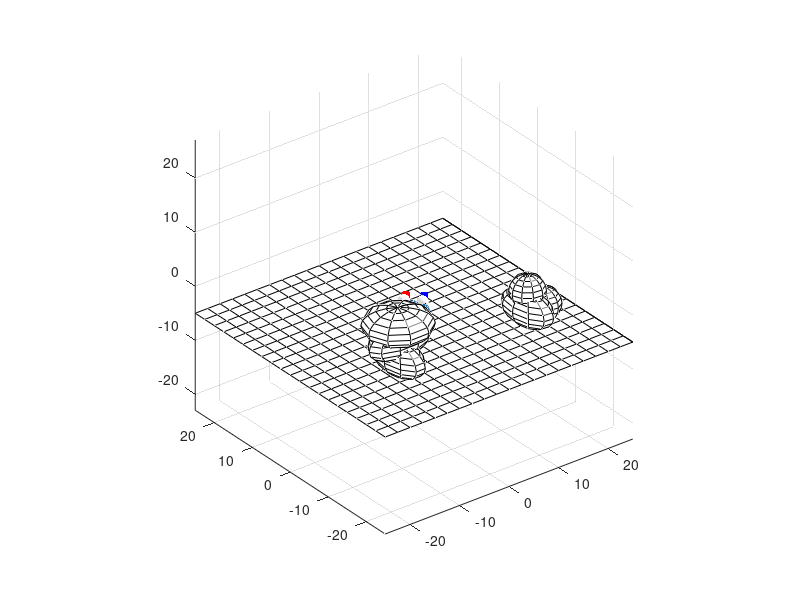

Recreate this plot in MATLAB. (Note: this script raises an error after producing the figure.)
function DEMO_GenerativeModelsActiveVision
% This demo is associated with the paper 'Generative models for active
% vision' (Parr, Sajid, Da Costa, Mirza, and Friston). It sets out the
% series of steps that could be used by the brain's implicit generative
% model to predict a retinal image. The idea is that each of these
% processes may be seen as factors in a probabilistic generative model that
% could in principle be inverted to recover the message passing in the
% visual system.

% Initialisation
%--------------------------------------------------------------------------
rng default  % For reproducibility

% Priors
%--------------------------------------------------------------------------
% These are categorical distributions over some of the key variables in the
% model. Here, we factorise priors over eye direction into two spatial
% scales, similar to the approach used in Parr and Friston, 2018
% (PMID 29190328) to model visual neglect.

D1 = [0 1 0]';           % Priors over rooms
D2 = [0 1 0 0 0 0 0 0]'; % Priors over heading direction
D3 = [0 1 0 0]';         % Priors over eye direction (course scale)
D4 = [0 0 1 0]';         % Priors over eye direction (fine scale)
D5 = [1 0 0 0 0]';       % Prior over head location

% THE WHAT PATHWAY
%==========================================================================
% Alternative rooms
%--------------------------------------------------------------------------
% Rooms defined as having 2 objects (each of which is chosen from 2
% possible objects) in 2 locations (out of four possibilities).

R{1} = [0 0 2 1]; % Room 1
R{2} = [0 2 0 1]; % Room 2
R{3} = [0 2 2 0]; % Room 3

% Likelihood (of object being in view)
%--------------------------------------------------------------------------
% This is not strictly necessary for what follows, but eliminates surfaces
% that a priori are not in view, based upon the discrete variables above.
% This confers a slight improvement in the speed with which the model may
% be evaluated.

for f1 = 1:length(D1)
    for f2 = 1:length(D2)
        for f3 = 1:length(D3)
            for f4 = 1:length(D4)
                for f5 = 1:length(D5)
                    A1(1,f1,f2,f3,f4,f5) = 1;
                    A2(1,f1,f2,f3,f4,f5) = 1;
                    if find(R{f1},1) == 1
                        if f2 == 1 || f2 == 2 || f2 == 3
                            A1(2,f1,f2,f3,f4,f5) = 1;
                        end
                    elseif find(R{f1},1) == 2
                        if f2 == 1 || f2 == 8 || f2 == 9
                            A1(2,f1,f2,f3,f4,f5) = 1;
                        end
                    elseif find(R{f1},1) == 3
                        if f2 == 5 || f2 == 6 || f2 == 7
                            A1(2,f1,f2,f3,f4,f5) = 1;
                        end
                    end
                    if find(R{f1},1,'last') == 2
                        if f2 == 1 || f2 == 8 || f2 == 9
                            A2(2,f1,f2,f3,f4,f5) = 1;
                        end
                    elseif find(R{f1},1,'last') == 3
                        if f2 == 3 || f2 == 4 || f2 == 5
                            A2(2,f1,f2,f3,f4,f5) = 1;
                        end
                    elseif find(R{f1},1,'last') == 4
                        if f2 == 5 || f2 == 6 || f2 == 7
                            A2(2,f1,f2,f3,f4,f5) = 1;
                        end
                    end    
                end
            end
        end
    end
end

% Sample objects and locations from room
%--------------------------------------------------------------------------
% This generates a matrix OL whose first row indexes identities, and whose
% second row indexes locations.

r  = find(rand < cumsum(D1),1); % Sample from prior
OL = [R{r}(R{r}>0);find(R{r})]; % Specify objects and their locations

A1 = A1(:,r,:,:,:,:);
A2 = A2(:,r,:,:,:,:);

% Define the 2 objects in terms of their constituent parts (assumed
% spherical)
%--------------------------------------------------------------------------
% Here we collate the surfaces of objects defined by sampling from the
% above priors. Each object is defined in terms of a collection of spheres
% that each undergo affine transformations. The collection of spheres
% comprising an object then undergo similar transformations, placing them
% in the room.

T   = [ 13, 13,0;   % Possible translations (rows)
        13,-13,0;
       -13, 13,0;
       -13,-13,0];
XYZ = {};           % Surfaces in scene

% Loop through objects
%--------------------------------------------------------------------------
% Here we loop through the objects identified above, and find their
% constituent surfaces in mesh form.

for i = 1:size(OL,2)
    xyz = gmav_object(OL(1,i));   % Get surfaces of objects
    Q = randn(3,1)/16;            % Rotation
    S = randn(3,1)/16 + 3;        % Scaling
    for j = 1:size(xyz,1)
        [X,Y,Z] = gmav_rotate_scale_translate(Q,S,T(OL(2,i),:)',xyz{j,1},xyz{j,2},xyz{j,3});
        XYZ = [XYZ; {X,Y,Z}];
    end
end

% Add Ground
%--------------------------------------------------------------------------
[Xg, Yg] = meshgrid(-25:2.5:25,-25:2.5:25);
Xg = [Xg Xg(:,end)];
Yg = [Yg Yg(:,end)];
Zg       = -5*ones(size(Xg));

XYZ = [XYZ;{Xg,Yg,Zg}];

% Plot mesh of complete scene
%--------------------------------------------------------------------------
% This displays the surfaces of the scene. We can see everything we have
% done so far as part of the ventral visual pathway, concerned with what is
% in our environment. The next step will be to establish the position of
% the retina in space, which calls upon the dorsal visual pathway, and
% those parts of the brain involved in spatial cognition.

figure('Name','Mesh','Color','w'), clf
for k = 1:size(XYZ,1)
    mesh(XYZ{k,1},XYZ{k,2},XYZ{k,3},'EdgeColor','k'), axis equal, hold on
end

% THE WHERE PATHWAY
%==========================================================================
% Retinal location
%--------------------------------------------------------------------------
% This depends upon 3 things: the location in space (allocentric), the
% direction the head is pointing (allocentric), and the angle of the eyes
% in the head (egocentric)

% 1. Sample head location
%--------------------------------------------------------------------------
r  = find(rand < cumsum(D5),1); % Sample from prior
L = [ 0, 0,1/2;                 % Head locations
      5, 5,1/2;
      5,-5,1/2;
     -5, 5,1/2;
     -5,-5,1/2];
L = L(r,:);

A1 = A1(:,:,:,:,:,r);
A2 = A2(:,:,:,:,:,r);

% 2. Sample head direction
%--------------------------------------------------------------------------
r  = find(rand < cumsum(D2),1); % Sample from prior
H = [(r-1)*pi/4,0];             % Allocentric heading direction

A1 = A1(:,:,r,:,:);
A2 = A2(:,:,r,:,:);

% 3. Sample eye direction
%--------------------------------------------------------------------------
% This involves sampling from both the coarse and fine scale, and
% accounting for convergence of the eyes. 

% 3a. Sample from coarse scale
%--------------------------------------------------------------------------
r  = find(rand < cumsum(D3),1); % Sample from prior
Ec = [];
for i = 1:2
    for j = 1:2
        Ec(end+1,:) = [-pi/16 + (i-1)*pi/8,-pi/16 + (j-1)*pi/8];
    end
end
Ec = Ec(r,:);
A1 = A1(:,:,:,r,:);
A2 = A2(:,:,:,r,:);

E  = [];
for i = 1:2
    for j = 1:2
        E(end+1,:) = Ec + [-pi/32 + (i-1)*pi/16,-pi/16 + (j-1)*pi/32];
    end
end

% 3b. Sample from fine scale
%--------------------------------------------------------------------------
r  = find(rand < cumsum(D4),1);             % Sample from prior
E  = [E(r,:)+[-0.01,0];E(r,:)+[+0.01,0]];   % Adjust for convergence

A1 = A1(:,:,:,:,r);
A2 = A2(:,:,:,:,r);

% Construct retina
%--------------------------------------------------------------------------
% With the above information available, we can now construct a retinal
% array--i.e., an array of cells (or groups of cells) associated with light
% hitting the lens at different angles.

% Constants
%--------------------------------------------------------------------------
f = pi/128;     % foveal field of view
ds = 1.5;       % Spacing between eyes

% Construct and plot retina
%--------------------------------------------------------------------------
% Here, we construct our array of cells, projected out through the lens. We
% then add these to the figure, placing the retina and the surfaces in the
% same space. In addition, we plot the eyes, and a circle representing the
% head position, for ease of visualisation.

V  = gmav_retinal_array(L,H,E,f/2,65,ds); 
plot3(V.L(:,:,1),V.L(:,:,2),V.L(:,:,3),'.r'), hold on
plot3(V.R(:,:,1),V.R(:,:,2),V.R(:,:,3),'.b')
gmav_plot_eyes([E(1,:),0],[E(2,:),0],H(1),L,ds);
axis equal

% THE RETINOCORTICAL PATHWAY
%==========================================================================
% This section computes the image expected on the retina, given the retinal
% location and surfaces sampled above.

% Visual field defects
%==========================================================================
% This section of code (commented out) omits all surfaces on one side of
% egocentric space, illustrating the consequences of a disconnection
% between the visual cortex (representing surfaces) and the retina, while
% still in the space of surfaces (i.e., on the visual cortical side of the
% decussation at the chiasm). This results in a homonymous hemianopia.
%
%--------------------------------------------------------------------------
% for i = 1:size(XYZ,1)
%     for j = 1:size(XYZ{i,1},1)
%         for k = 1:size(XYZ{i,1},2)
%             v = [XYZ{i,1}(j,k),XYZ{i,2}(j,k),XYZ{i,3}(j,k)] - L;
%             v = v/sqrt(v*v');
%             if v(1:2)*[cos(mean(E(:,1))+H(1)+pi/2);sin(mean(E(:,1))+H(1)+pi/2)] < 0, K(i,j,k) = 1; end
%         end
%     end
% end
%==========================================================================

tic

% Light source direction
%--------------------------------------------------------------------------
LS = [3*pi/2,-pi/2];

% Iterate over surfaces (starting from each retinal cell)
%--------------------------------------------------------------------------
Lr  = 32;                                 % length of vectors shown from retinal array (for plotting)
I.L = zeros(size(V.L,1),size(V.L,2));     % activation of cells in left retina
I.R = zeros(size(V.R,1),size(V.R,2));     % activation of cells in left retina

for c1 = 1:size(V.L,1)      % iterate along columns of cells in retina
    for c2 = 1:size(V.L,2)  % iterate along rows of cells in retina
        
        % Left retina
        %------------------------------------------------------------------
        x = [V.L(c1,c2,1),V.L(c1,c2,2),V.L(c1,c2,3)];
        n = x - [L(1) + ds*cos(H(1)+pi/2), L(2) + ds*sin(H(1)+pi/2), L(3)]; % Retinal cell location minus lens location
        n = n/sqrt(n*n');
        if c1 == 1 || c1 == size(V.L,1)
            if c2 == 1 || c2 == size(V.L,2)
                plot3([x(1),x(1) + Lr*n(1)],[x(2),x(2) + Lr*n(2)],[x(3),x(3) + Lr*n(3)],'r'), hold on
            end
        end
        if A1(2) > 0 && A2(2) > 0
            r = gmav_find_surface(x,n,XYZ);
            try, if K(r(1),r(2),r(3)), r = [];end, end
            I.L(c1,c2) = gmav_apply_lighting(r,n,XYZ,LS,0.5,1,2);
        elseif A1(2) > 0
            try, J = cat(1,K(1:3,:,:),K(end,:,:));, end
            r = gmav_find_surface(x,n,[XYZ(1:3,:);XYZ(end,:)]);
            try, if J(r(1),r(2),r(3)), r = [];end, end
            I.L(c1,c2) = gmav_apply_lighting(r,n,[XYZ(1:3,:);XYZ(end,:)],LS,0.5,1,2);
        elseif A2(2) > 0
            try, J = cat(1,K(4:6,:,:),K(end,:,:)); end
            r = gmav_find_surface(x,n,[XYZ(4:6,:);XYZ(end,:)]);
            try, if J(r(1),r(2),r(3)), r = [];end, end
            I.L(c1,c2) = gmav_apply_lighting(r,n,[XYZ(4:6,:);XYZ(end,:)],LS,0.5,1,2);
        else
            try, J = K(end,:,:); end
            r = gmav_find_surface(x,n,XYZ(end,:));
            try, if J(r(1),r(2),r(3)), r = [];end, end
            I.L(c1,c2) = gmav_apply_lighting(r,n,XYZ(end,:),LS,0.5,1,2);
        end
        
        % Right retina
        %------------------------------------------------------------------
        x = [V.R(c1,c2,1),V.R(c1,c2,2),V.R(c1,c2,3)];
        n = x - [L(1) - ds*cos(H(1)+pi/2), L(2) - ds*sin(H(1)+pi/2), L(3)]; % Retinal cell location minus lens location
        n = n/sqrt(n*n');
        if c1 == 1 || c1 == size(V.L,1)
            if c2 == 1 || c2 == size(V.L,2)
                plot3([x(1),x(1) + Lr*n(1)],[x(2),x(2) + Lr*n(2)],[x(3),x(3) + Lr*n(3)],'b'), hold on
            end
        end
        if A1(2) > 0 && A2(2) > 0
            r = gmav_find_surface(x,n,XYZ);
            try, if K(r(1),r(2),r(3)), r = [];end, end
            I.R(c1,c2) = gmav_apply_lighting(r,n,XYZ,LS,0.5,1,2);
        elseif A1(2) > 0
            try, J = cat(1,K(1:3,:,:),K(end,:,:)); end
            r = gmav_find_surface(x,n,[XYZ(1:3,:);XYZ(end,:)]);
            try, if J(r(1),r(2),r(3)), r = [];end, end
            I.R(c1,c2) = gmav_apply_lighting(r,n,[XYZ(1:3,:);XYZ(end,:)],LS,0.5,1,2);
        elseif A2(2) > 0
            try, J = cat(1,K(4:6,:,:),K(end,:,:)); end
            r = gmav_find_surface(x,n,[XYZ(4:6,:);XYZ(end,:)]);
            try, if J(r(1),r(2),r(3)), r = [];end, end
            I.R(c1,c2) = gmav_apply_lighting(r,n,[XYZ(4:6,:);XYZ(end,:)],LS,0.5,1,2);
        else
            try, J = K(end,:,:); end
            r = gmav_find_surface(x,n,XYZ(end,:));
            try, if J(r(1),r(2),r(3)), r = [];end, end
            I.R(c1,c2) = gmav_apply_lighting(r,n,XYZ(end,:),LS,0.5,1,2);
        end
    end
end

% Discrete cosine transforms
%--------------------------------------------------------------------------
DCT = dctmtx(size(I.R,1));
DR  = DCT*I.R*DCT';
DL  = DCT*I.L*DCT';

% Attenuate high frequency components
%--------------------------------------------------------------------------
[U1, U2] = meshgrid(1:size(DR,1),1:size(DR,2));    % Array coordinates
U3       = exp( - ((U1-1).^2 + (U2-1).^2)/256);    % Gaussian centred on low frequencies

DR = DR.*U3;
DL = DL.*U3;

% Inverse discrete cosine transform
%--------------------------------------------------------------------------
I.L = DCT'*DL*DCT;
I.R = DCT'*DR*DCT;

toc

% Plot retinal images
%--------------------------------------------------------------------------
% This shows the result of the generative process above, presenting the
% retinal images (inverted across the horizontal and vertical axes)
% anticipated under a given combination of the variables outlined above.

figure('Name','Retinal array','Color','w'), clf
subplot(1,2,1)
imagesc(I.L), axis square, title('Left retina')
colormap gray, caxis([0 max(max(max(I.L)),max(max(I.R)))]);
subplot(1,2,2)
imagesc(I.R), axis square, title('Right retina')
colormap gray, caxis([0 max(max(max(I.L)),max(max(I.R)))]);

% EYE MOVEMENTS AND THE OCULOMOTOR BRAINSTEM
%==========================================================================
% Finally, we briefly illustrate the generation of proprioceptive data we
% would anticipate on moving from one fixation location to the next. This
% represents the model employed by the oculomotor brainstem.

% Change priors to reflect new anticipated fixation location
%--------------------------------------------------------------------------
D3 = [0 0 1 0];
D4 = [1 0 0 0];

% Save previous fixation location, and sample new location
%--------------------------------------------------------------------------
E1 = mean(E);
r  = find(rand < cumsum(D3),1); % Sample from prior
Ec = [];
for i = 1:2
    for j = 1:2
        Ec(end+1,:) = [-pi/16 + (i-1)*pi/8,-pi/16 + (j-1)*pi/8];
    end
end
Ec = Ec(r,:);
E2  = [];
for i = 1:2
    for j = 1:2
        E2(end+1,:) = Ec + [-pi/32 + (i-1)*pi/16,-pi/16 + (j-1)*pi/32];
    end
end
r  = find(rand < cumsum(D4),1); % Sample from prior
E2  = E2(r,:);

% Equations of motion
%--------------------------------------------------------------------------
% These equations are based upon Newton's second law applied to rotational
% forces.

% First temporal derivative (ode)
%--------------------------------------------------------------------------
f = @(x) [x(3)...
          x(4)...
          E2(1) - x(1) - 2*x(3)...
          E2(2) - x(2) - 2*x(4)]';

% Jacobian of f(x)
%--------------------------------------------------------------------------
J = [0 0  1  0;
     0 0  0  1;
     1 0 -2  0;
     0 1  0 -2];

% Initialise at previous fixation and set integration timestep
%--------------------------------------------------------------------------
x  = [E1 0 0]';
dt = exp(-2);

% Numerically integrate (using matrix exponentials as in (Ozaki 1992))
%--------------------------------------------------------------------------
for t = 1:64
    dx = J\(expm(J*dt)-eye(4))*f(x(:,end));
    x(:,end+1)  = x(:,end) + dx + randn(4,1)/512; % Add small amplitude fluctuations
end

% Plot timecourse of hidden states (oculomotor angles and velocities)
%--------------------------------------------------------------------------
figure('Name','Occulomotion (hidden states)','Color','w'), clf
subplot(1,2,1), subplot(2,1,1), plot(x(1:2,:)'),subplot(2,1,2), plot(x(3:4,:)')

% Define expected value of proprioceptive data, as function of hidden
% states
%--------------------------------------------------------------------------
g = @(x) [x(1,:) - 0.01;
          x(2,:);
          x(1,:) + 0.01;
          x(2,:);
          x(3,:);
          x(4,:);
          x(3,:);
          x(4,:)];
      
% Plot anticipated proprioceptive data
%--------------------------------------------------------------------------
figure('Name','Occulomotion (hidden states)','Color','w'), clf
subplot(2,1,1), plot(g(x)' + randn(size(g(x)'))/512)

end

function [x,y,z] = gmav_rotate_scale_translate(Q,S,T,X,Y,Z)
% This routine applies the rotation (Q), scaling (S), and translation (T)
% transforms to the surfaces given by the X, Y, and Z coordinates.
%--------------------------------------------------------------------------

% Initialise
%--------------------------------------------------------------------------
Qx       = Q(1);
Qy       = Q(2);
Qz       = Q(3);
S        = diag(S);
A(:,:,1) = X;
A(:,:,2) = Y;
A(:,:,3) = Z;
A        = permute(A,[3,1,2]);

% Rotation matrices
%--------------------------------------------------------------------------
Rx = [1 0 0; 0 cos(Qx) -sin(Qx); 0 sin(Qx) cos(Qx)];
Ry = [cos(Qy) 0 sin(Qy); 0 1 0; -sin(Qy) 0 cos(Qy)];
Rz = [cos(Qz) -sin(Qz) 0; sin(Qz) cos(Qz) 0; 0 0 1];

R = Rx*Ry*Rz;

% Iterate through coordinates and apply transforms
%--------------------------------------------------------------------------
for i = 1:size(A,2)
    for j = 1:size(A,3)
        A(:,i,j) = R*S*A(:,i,j) + T;
    end
end

% Return in x,y,z format
%--------------------------------------------------------------------------
A = permute(A,[2,3,1]);
x = A(:,:,1);
y = A(:,:,2);
z = A(:,:,3);

end

function V = gmav_retinal_array(L,H,E,f,N,ds)
% Generate an array for each retina, based upon head location (L), head
% direction (H), eye direction (E), field of view (f), the desired number
% of cells in a row and column (N), and the spacing between the eyes (ds).
%--------------------------------------------------------------------------

% Location of each lens given by head location plus ds in directions
% orthogonal to head direction
%--------------------------------------------------------------------------
LL =    ds*[cos(H(1)+pi/2),sin(H(1)+pi/2),0]; % left lens
LR =  - ds*[cos(H(1)+pi/2),sin(H(1)+pi/2),0]; % right lens

% Centre of virtual retina (accounting for lens) is projection on to angle
% of line of sight
%--------------------------------------------------------------------------
V0 = [cos(E(:,1) + H(1)).*cos(E(:,2) + H(2)),...
      sin(E(:,1) + H(1)).*cos(E(:,2) + H(2)),...
      sin(E(:,1) + H(1)).*sin(E(:,2) + H(2))] + [L+LL;L+LR] ;

% Create evenly spaced array
%--------------------------------------------------------------------------
Vx         = zeros(N,N);
Nh         = (N-1)/2;
[Vy,Vz]    = meshgrid(-Nh:Nh,-Nh:Nh);
V.L(:,:,1) = Vx*tan(f);
V.L(:,:,2) = Vy*tan(f);
V.L(:,:,3) = Vz*tan(f);
V.R        = V.L;

% Apply rotations and translation (according to V0)
%--------------------------------------------------------------------------
V.L = permute(V.L,[3,1,2]);
V.R = permute(V.R,[3,1,2]);

% Rotation matrices
%--------------------------------------------------------------------------
for k = 1:2
    Ry = [cos(E(k,2) + H(2)) 0 sin(E(k,2) + H(2)); 0 1 0; -sin(E(k,2) + H(2)) 0 cos(E(k,2) + H(2))]; % Around y axis
    Rz = [cos(E(k,1) + H(1)) -sin(E(k,1) + H(1)) 0; sin(E(k,1) + H(1)) cos(E(k,1) + H(1)) 0; 0 0 1]; % Around z axis
    R{k} = Rz*Ry;
end

% Apply affine transforms to retinal array
%--------------------------------------------------------------------------
for i = 1:size(V.L,2)
    for j = 1:size(V.L,3)
        V.L(:,i,j) = R{1}*(V.L(:,i,j)) + V0(1,:)';
        V.R(:,i,j) = R{2}*(V.R(:,i,j)) + V0(2,:)';
    end
end

% Return V.L and V.R
%--------------------------------------------------------------------------
V.L = permute(V.L,[2,3,1]);
V.R = permute(V.R,[2,3,1]);

end

function r = gmav_find_surface(x,n,XYZ)
% This function finds the surface first encountered by a line originating
% at the lens, passing through a virtual retinal cell (x) and continuing in
% the direction n.
%--------------------------------------------------------------------------
r = [];
for ob = 1:size(XYZ,1)                  % iterate through objects
    for s1 = 1:size(XYZ{ob,1},1)-1      % iterate through surfaces along 1st dimension
        for s2 = 1:size(XYZ{ob,1},2)-1  % iterate through surfaces along 2nd dimension
            % find vectors from retinal cell to vertices of edges
            %--------------------------------------------------------------
            v(1,:) = [XYZ{ob,1}(s1,s2),XYZ{ob,2}(s1,s2),XYZ{ob,3}(s1,s2)] - x;
            v(2,:) = [XYZ{ob,1}(s1+1,s2),XYZ{ob,2}(s1+1,s2),XYZ{ob,3}(s1+1,s2)] - x;
            v(3,:) = [XYZ{ob,1}(s1,s2+1),XYZ{ob,2}(s1,s2+1),XYZ{ob,3}(s1,s2+1)] - x;
            v(4,:) = [XYZ{ob,1}(s1+1,s2+1),XYZ{ob,2}(s1+1,s2+1),XYZ{ob,3}(s1+1,s2+1)] - x;

            % assess whether n passes through the surface
            %--------------------------------------------------------------
            M  = -[(v(1,:)' - v(2,:)'), (v(1,:)' - v(3,:)'),  -n'];
            Ma = [(v(4,:)' - v(2,:)'), (v(1,:)' - v(2,:)')];               
            Mb = [(v(4,:)' - v(3,:)'), (v(3,:)' - v(1,:)')];
            ma = [v(1,:)' - v(2,:)', v(3,:)' - v(1,:)'];
            mb = [v(4,:)' - v(1,:)', v(1,:)' - v(2,:)'];

            if rank(M) < 3
                di = [0 0 0];
            else
                SN = M\v(1,:)';
                aMax  = pinv(Ma)*(ma(:,1) + SN(2)*ma(:,2));
                bMax  = pinv(Mb)*(mb(:,1) + SN(1)*mb(:,2));
                di(1) = SN(1) >= -1/2 && SN(1) <= aMax(2);
                di(2) = SN(2) >= -1/2 && SN(2) <= bMax(2);
                di(3) = SN(3) > 0;
            end
            
            % assess whether any other more proximal surface in line of
            % sight
            %--------------------------------------------------------------
            if prod(di)
                if isempty(r)
                    r = [ob,s1,s2];
                    d = sum(v,1)/4;
                    d = d*d';
                else
                    d_ = sum(v,1)/4;
                    d_ = d_*d_';
                    if d_ < d
                        r = [ob,s1,s2];
                        d = d_;
                    end
                end
            end
        end
    end
end

end

function j = gmav_apply_lighting(r,n,XYZ,L,a,b,c)
% This function returns the amount of light reflected from a surface
% (specified in r) in a direction opposite to the vector n, in a world
% with geometries XYZ, and given a light source projecting parallel light
% along the direction L. a is ambient lighting, and b is diffuse lighting.
% c is the specular lighting component
%--------------------------------------------------------------------------

% For figure 4 of the paper, images with each lighting component were
% generated by omitting two out of three of the components:
%--------------------------------------------------------------------------
% a = 0;
% b = 0;
% c = 0;

if ~isempty(r) % There is a surface in the line of sight
    % Apply ambient lighting
    %----------------------------------------------------------------------
    j = a;
    for i = 1:size(L,1)
        LS = L(i,:);
        % Apply reflected light
        %------------------------------------------------------------------
        m = [cos(LS(1))*cos(LS(2)),sin(LS(1))*cos(LS(2)),sin(LS(2))]; % normal light vector
        
        % Check whether exposed to light
        %------------------------------------------------------------------
        x = [0,0,0];
        for k1 = 0:1
            for k2 = 0:1
                x = x + [XYZ{r(1),1}(r(2)+k1,r(3)+k2),XYZ{r(1),2}(r(2)+k1,r(3)+k2),XYZ{r(1),3}(r(2)+k1,r(3)+k2)]/4;
            end
        end
     
        s = gmav_find_surface(x,-m,XYZ);
        if isempty(s)  % nothing between surface and light source
            % find normal to surface at acute angle to n
            %--------------------------------------------------------------
            u = [XYZ{r(1),1}(r(2),r(3)),XYZ{r(1),2}(r(2),r(3)),XYZ{r(1),3}(r(2),r(3))];
            v = [XYZ{r(1),1}(r(2)+1,r(3)),XYZ{r(1),2}(r(2)+1,r(3)),XYZ{r(1),3}(r(2)+1,r(3))];
            w = [XYZ{r(1),1}(r(2),r(3)+1),XYZ{r(1),2}(r(2),r(3)+1),XYZ{r(1),3}(r(2),r(3)+1)];
            z = cross((v - u)',(w - u)')';
            z = z/sqrt(z*z');
            if z*n' > 0
                z = -z;
            end
            
            % assess whether acute angle to LS
            %--------------------------------------------------------------
            if z*m' < 0
                j = j - b*z*m';                      % add diffuse lighting
                h = (m + n)/sqrt((m + n)*(m + n)');  % find direction halfway between eye and light
                j = j + c*abs(h*z')^60;              % add specular lighting
            end
        end
    end
else
    j = 0;
    
end

end

function xyz = gmav_object(k)
% This function takes an array containing object identifier
% and returns the coordinates of the associated objects.
%--------------------------------------------------------------------------
xyz     = {};
[x,y,z] = sphere(10);

if k == 1
    Q = [0,0,0;        % Rotations
         0,0,0;
         0,0,0];
    S = [1,2,1;        % Scalings
         2,1,1;
         2,2,1];
    T = [0,0,0;        % Translations
         0,0,1;
         0,0,2];
     
elseif k == 2
    Q = [0,0,0;        % Rotations
         0,0,0;
         0,0,0];
    S = [1,2,1;        % Scalings
         1,1,1;
         1,1,1];
    T = [0,0,0;        % Translations
         0,0,1;
         1,0,0];
end

for i = 1:size(Q,1)
    [X,Y,Z] = gmav_rotate_scale_translate(Q(i,:),S(i,:),T(i,:)',x,y,z);
    xyz = [xyz;{X,Y,Z}];
end

end

function gmav_plot_eyes(q1,q2,qh,X,s)
% This function is based on that used to visualise eye-movements in Parr
% and Friston, 2018 (PMID 29407941), but is additionally equipped with head
% location and angle.
%--------------------------------------------------------------------------

r  = 3;   % Radius of head
rr = 3 + 1;
[x,y,z] = sphere;

% Plot circle representing head location, with spheres for each eye
%--------------------------------------------------------------------------
plot3(r*sin(1:360)+X(1)-rr*cos(qh),r*cos(1:360)+X(2)-rr*sin(qh),zeros(1,360)+X(3)), hold on
surf(x+r*cos(qh)-s*sin(qh)+X(1)-rr*cos(qh),y+r*sin(qh)+s*cos(qh)+X(2)-rr*sin(qh),z+X(3),'Facecolor','w','EdgeColor','none','FaceLighting','gouraud','AmbientStrength',0.7)
surf(x+r*cos(qh)+s*sin(qh)+X(1)-rr*cos(qh),y+r*sin(qh)-s*cos(qh)+X(2)-rr*sin(qh),z+X(3),'Facecolor','w','EdgeColor','none','FaceLighting','gouraud','AmbientStrength',0.7)

% Create irises
%--------------------------------------------------------------------------
a  = hgtransform;
b  = hgtransform;
xi = (x(1:5,:)); yi = y(1:5,:); zi = z(1:5,:)-exp(-4);
surf(xi,yi,zi,'Facecolor','b','EdgeColor','none','FaceLighting','gouraud','AmbientStrength',0.7,'Parent',a)
surf(xi,yi,zi,'Facecolor','b','EdgeColor','none','FaceLighting','gouraud','AmbientStrength',0.7,'Parent',b)

% ... and pupils
%--------------------------------------------------------------------------
xp = x(1:3,:); yp = y(1:3,:); zp = z(1:3,:)-2*exp(-4);
surf(xp,yp,zp,'Facecolor','k','EdgeColor','none','FaceLighting','gouraud','AmbientStrength',0.7,'Parent',a)
surf(xp,yp,zp,'Facecolor','k','EdgeColor','none','FaceLighting','gouraud','AmbientStrength',0.7,'Parent',b)

% Add lighting
%--------------------------------------------------------------------------
light

% Determine affine transformations to bring head and eyes into position
%--------------------------------------------------------------------------
Rxa = makehgtform('xrotate',q1(1));
Rxb = makehgtform('xrotate',q2(1));
Rya = makehgtform('yrotate',q1(2)-pi/2);
Ryb = makehgtform('yrotate',q2(2)-pi/2);
Rza = makehgtform('zrotate',q1(1)+qh);
Rzb = makehgtform('zrotate',q2(1)+qh);
Rta = makehgtform('translate', [s*sin(qh)+r*cos(qh)+X(1)-rr*cos(qh) -s*cos(qh)+r*sin(qh)+X(2)-rr*sin(qh) X(3)]);
Rtb = makehgtform('translate', [-s*sin(qh)+r*cos(qh)+X(1)-rr*cos(qh) +s*cos(qh)+r*sin(qh)+X(2)-rr*sin(qh) X(3)]);

% Apply affine transforms
%--------------------------------------------------------------------------
set(a,'Matrix',Rta*Rxa*Rza*Rya);
set(b,'Matrix',Rtb*Rxb*Rzb*Ryb);

end